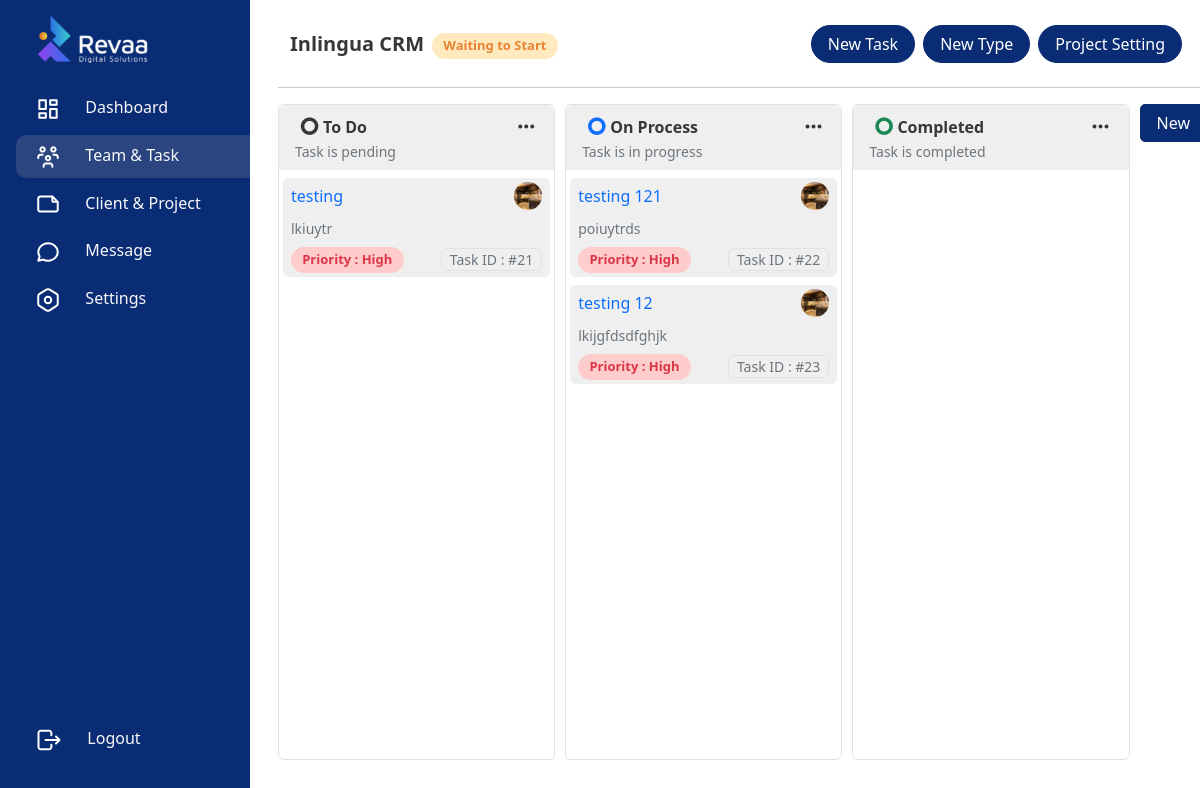
The page /team/1/5/ (signed in) on the database as committed earlier.
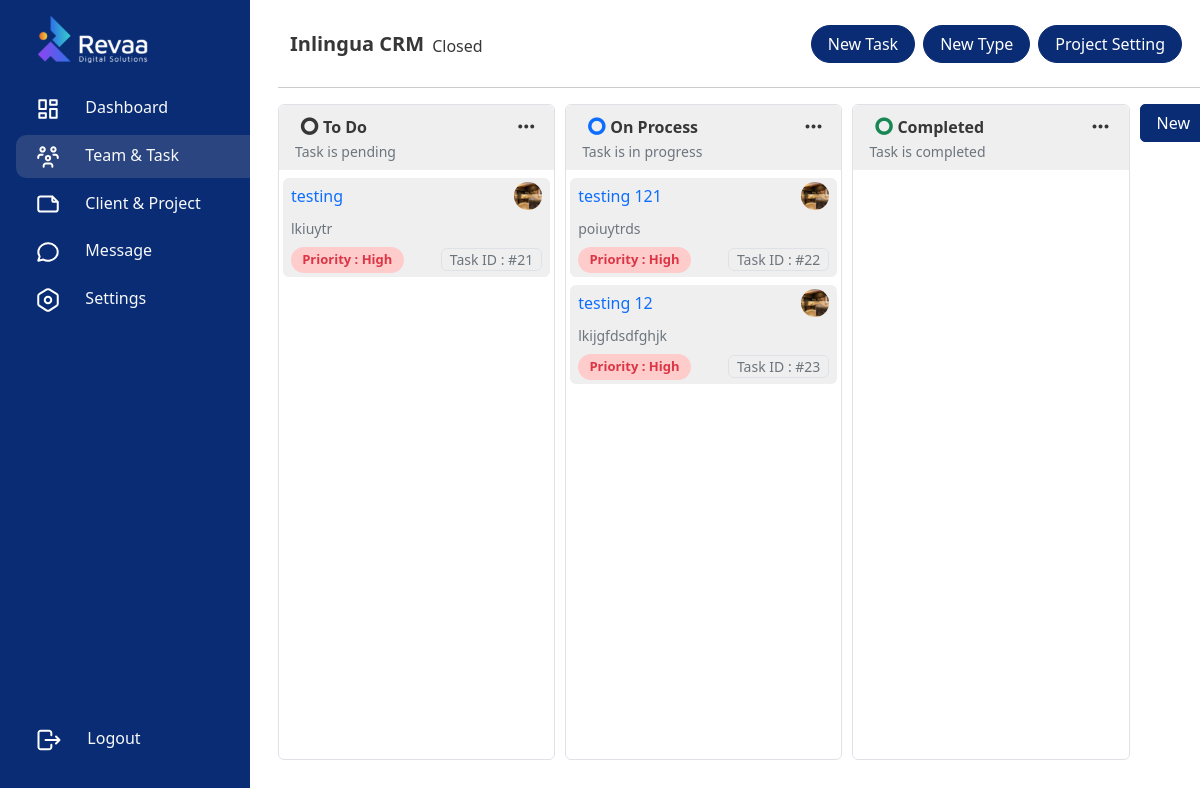
The same page on the database as committed later.
### frontend/models.py (models this page shows, shortened)
class Project(models.Model):
    WAITING_TO_START = 'Waiting to Start'
    DROPPED = 'Dropped'
    HOLD = 'Hold'
    ON_PROCESS = 'On Process'
    COMPLETED = 'Completed'
    CLOSED = 'Closed'
    STATUS_CHOICES = [
        (WAITING_TO_START, 'Waiting to Start'),
        (DROPPED, 'Dropped'),
        (HOLD, 'Hold'),
        (ON_PROCESS, 'On Process'),
        (COMPLETED, 'Completed'),
        (CLOSED, 'Closed'),
    ]
    HIGH = 'High'
    MEDIUM = 'Medium'
    LOW = 'Low'
    PRIORITY_CHOICES = [
        (HIGH, 'High'),
        (MEDIUM, 'Medium'),
        (LOW, 'Low'),
    ]
    project_img = models.ImageField(upload_to='path/to/upload/', null=True, blank=True)
    client = models.ForeignKey(customersTable, on_delete=models.CASCADE)
    project_name = models.CharField(max_length=255)  # Added max_length for project name
    project_description = models.TextField(null=True, blank=True)  # Fixed typo from project_discription to project_description
    start_date = models.DateField(null=True, blank=True)
    end_of_date = models.DateField(null=True, blank=True)
    status = models.CharField(choices=STATUS_CHOICES, default=WAITING_TO_START, max_length=16, null=True, blank=True)
    priority = models.CharField(choices=PRIORITY_CHOICES, max_length=10, null=True, blank=True)
    team = models.ForeignKey(Team, on_delete=models.SET_NULL, related_name='projects', null=True)
    created_by = models.ForeignKey(User, on_delete=models.SET_NULL, related_name='projects_created', null=True)
    created_date = models.DateField(auto_now_add=True)
    updated_by = models.ForeignKey(User, on_delete=models.SET_NULL, related_name='projects_updated', null=True)
    updated_date = models.DateField(auto_now=True)

### frontend/functions/project_details.py (the view)
# urls.py: path('team/<int:team_pk>/<int:project_pk>/', project_details.projects_details, name='project_details'),
@login_required(login_url='login')
def projects_details(request, team_pk, project_pk):
    try:
        get_team = Team.objects.get(pk=team_pk)
        get_project = Project.objects.get(pk=project_pk)
        statuss = status.objects.filter(project=get_project)
        types = Type.objects.filter(project=get_project)
        team_members = get_team.members.all()
        Priority = TaskSheet.PRIORITY_CHOICES
        tasks = TaskSheet.objects.filter(project=get_project)
    except:
        messages.error(request, "Invalid team or project")
        messages.error(request, 'Team is not found')
        return redirect('teams')
    context = {
        'teams_page': 'active',
        'get_team':get_team,
        'get_project':get_project,
        'statuss':statuss,
        'types':types,
        'team_members':team_members,
        'Priority':Priority,
        'tasks':tasks,
    }
    return render(request, 'tmt-tool/project_details.html', context)

### templates/tmt-tool/project_details.html (shortened to what the changed rows need)
{% extends 'base.html' %}
{% load static %}
{% block container %}
<link href="https://cdn.jsdelivr.net/npm/flatpickr/dist/flatpickr.min.css" rel="stylesheet">
<div class="d-flex">
    <div class="content w-100">
        <div class="container">
            <div class="container d-flex align-items-center justify-content-between">
                <div class="d-flex align-items-center">
                    <p class="fs-5 fw-bold m-0 p-0 me-2">{{get_project.project_name}}</p>
                    <p class="m-0 p-0 me-md-3
                        {% if get_project.status == 'Waiting to Start' %}
                        cs-alert-orange
                        {% elif get_project.status == 'Hold' %}
                        cs-alert-danger
                        {% elif get_project.status == 'Close' %}
                        cs-alert-danger
                        {% elif get_project.status == 'Completed' %}
                        cs-alert-green
                        {% elif get_project.status == 'On Process' %}
                        cs-alert-primary
                        {% endif %}
                        mt-1">{{get_project.status}}</p>
                </div>
            </div>
        </div>
    </div>
</div>
{% endblock %}

Rows that differ between the two databases and show on the page:
changed Project "Inlingua CRM": status "Waiting to Start" → "Closed"
